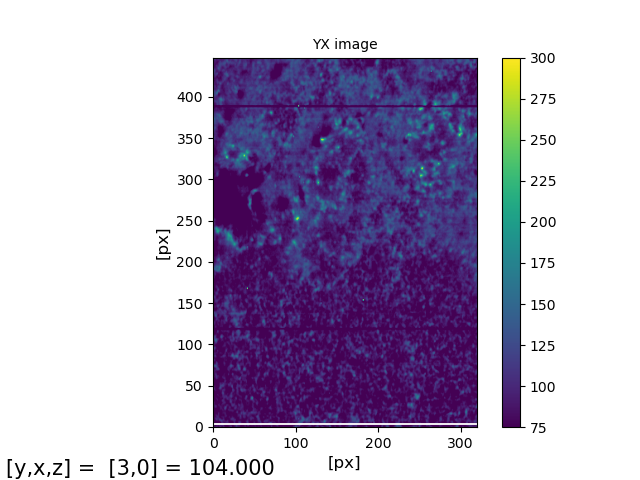
#> input picture auto_tvg_0003y_0000x.png, 640 x 480 px
$ python alignment.py --image ../auto_tvg_0003y_0000x.png --template ../unet0.png
#> lines starting #> are read from the running program, lines starting #| are printed output that depends on the picture
import matplotlib.pyplot as plt
import numpy as np
import imutils
import cv2

#aligning function
def align_images(image, template, maxFeatures=500, keepPercent=0.2,debug=False):
    # convert to greyscale
    imageGray = cv2.cvtColor(image, cv2.COLOR_BGR2GRAY)
    templateGray = cv2.cvtColor(template, cv2.COLOR_BGR2GRAY)

    blurredImage = blur(imageGray)
    blurredTemplate = blur(templateGray)
    print("blurred images")

    # detect keypoints using ORB
    #orb = cv2.ORB_create()
    #(kpsA, descsA) = orb.detectAndCompute(blurredImage, None)
    #(kpsB, descsB) = orb.detectAndCompute(blurredTemplate, None)

    #trying SIFT
    sift = cv2.SIFT_create()
    kpsA, descsA = sift.detectAndCompute(blurredImage,None)
    kpsB, descsB = sift.detectAndCompute(blurredTemplate,None)


    # match the features
    #method = cv2.DESCRIPTOR_MATCHER_BRUTEFORCE_HAMMING
    #matcher = cv2.DescriptorMatcher_create(method)
    #matches = matcher.match(descsA, descsB, None)

    #using other matching algos
    bf = cv2.BFMatcher()
    matches = bf.knnMatch(descsA,descsB,k=2)

    good = []
    for m,n in matches:
        if m.distance < 0.75*n.distance:
            good.append([m])
    good = sorted(good, key = lambda x: x[0].distance)[:3]

    # sort the matches by their distance (the smaller the distance,
    # the "more similar" the features are)
    #matches = sorted(matches, key=lambda x:x.distance)

    # keep only the top matches
    #keep = int(len(matches) * keepPercent)
    #matches = matches[:keep]

    # check to see if we should visualize the matched keypoints
    if debug:
        matchedVis = cv2.drawMatchesKnn(image, kpsA, template, kpsB,
            good, None, flags=cv2.DrawMatchesFlags_NOT_DRAW_SINGLE_POINTS)
        matchedVis = imutils.resize(matchedVis, width=1000)
        cv2.imshow("Matched Keypoints", matchedVis)
        cv2.waitKey(0)

    # allocate memory for the keypoints (x, y)-coordinates from the
    # top matches -- we'll use these coordinates to compute our
    # homography matrix
    ptsA = np.zeros((len(matches), 2), dtype="float")
    ptsB = np.zeros((len(matches), 2), dtype="float")

    # loop over the top matches
    for (i, m) in enumerate(good):
        # indicate that the two keypoints in the respective images
        # map to each other
        ptsA[i] = kpsA[m[0].queryIdx].pt
        ptsB[i] = kpsB[m[0].trainIdx].pt

    # compute the homography matrix between the two sets of matched
    # points
    #(H, mask) = cv2.findHomography(ptsA, ptsB, method=cv2.RANSAC)

    #converting to float32 for affine transformation
    ptsA = ptsA.astype(np.float32)
    ptsB = ptsB.astype(np.float32)
    tra = cv2.getAffineTransform(ptsA[:3], ptsB[:3])
    inversetra = cv2.invertAffineTransform(tra)


    print(tra)

    (h, w) = template.shape[:2]
    #aligned = cv2.warpPerspective(image, H, (w, h))
    aligned = cv2.warpAffine(image, tra, (w, h))

    cv2.imwrite('/Users/jkim/Desktop/mg2hk/output/aligned.png', aligned)

    # return the aligned image
    return aligned


#gaussian blur function
def blur(image):
    dst = cv2.blur(image, (20, 20))
    return dst


#visualizing
import numpy as np
import argparse
import imutils
import cv2
# construct the argument parser and parse the arguments
ap = argparse.ArgumentParser()
ap.add_argument("-i", "--image", required=True,
	help="path to input image that we'll align to template")
ap.add_argument("-t", "--template", required=True,
	help="path to input template image")
args = vars(ap.parse_args())
print("[INFO] loading images...")
image = cv2.imread(args["image"])
#> image is the input picture: shape (480, 640, 3); mean B, G, R 202.3, 178.8, 188.4
template = cv2.imread(args["template"])
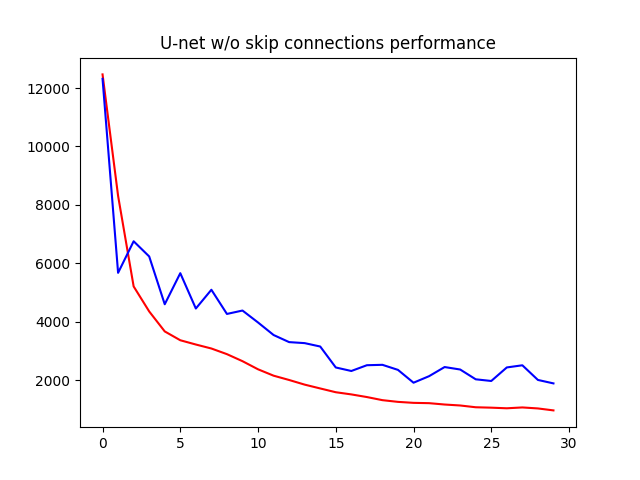
#> input picture unet0.png, 640 x 480 px
#> template is the input picture: shape (480, 640, 3); mean B, G, R 250.4, 249, 250.1
# align the images
print("[INFO] aligning images...")
aligned = align_images(image, template, maxFeatures = 50, keepPercent = 0.2, debug=False)
#> in align_images, `imageGray = cv2.cvtColor(image, cv2.COLOR_BGR2GRAY)`:
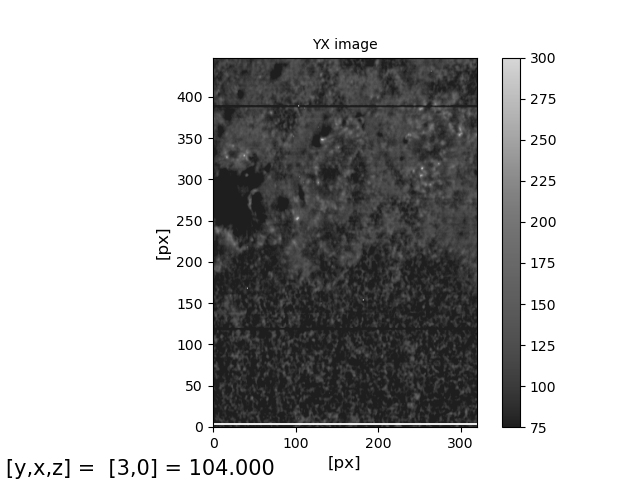
#> imageGray: shape (480, 640); min 0, max 255, mean 184.3
#> in blur, `dst = cv2.blur(image, (20, 20))`:
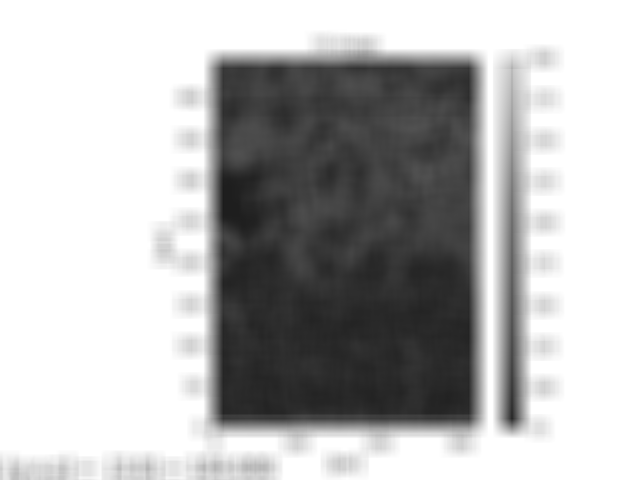
#> dst: shape (480, 640); min 28, max 255, mean 184.3
#> in blur (call 2), `dst = cv2.blur(image, (20, 20))`:
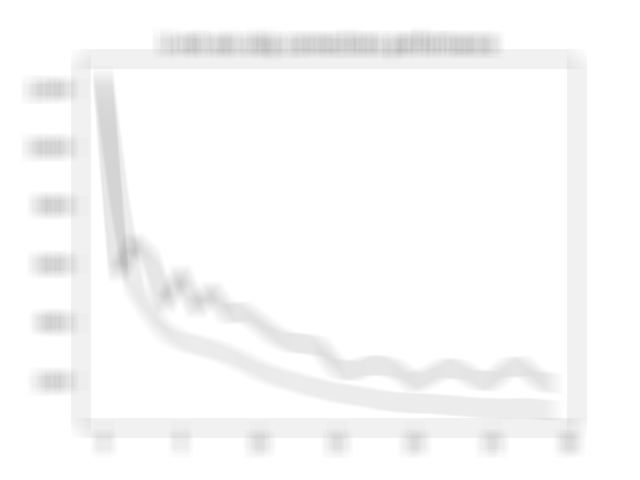
#> dst: shape (480, 640); min 185, max 255, mean 249.5
#> in align_images, `kpsA, descsA = sift.detectAndCompute(blurredImage,None)`: kpsA = 54 keypoints; strongest (x, y, size): (344, 242, 205.3), (512, 414, 17.5), (258, 379, 69.3), (247, 92, 54.4)
#> in align_images, `kpsB, descsB = sift.detectAndCompute(blurredTemplate,None)`: kpsB = 30 keypoints; strongest (x, y, size): (51, 322, 16.5), (50, 205, 17), (50, 264, 17.1), (46, 147, 18.2)
#> in align_images, `matches = bf.knnMatch(descsA,descsB,k=2)`: matches = 54 matches
#> the loop in align_images, `for m,n in matches:` made 54 passes
#> after the loop in align_images, `for m,n in matches:`: good = []
#> in align_images, `ptsA = np.zeros((len(matches), 2), dtype="float")`: ptsA = 54 pairs, first value 0 to 0, second value 0 to 0
#> in align_images, `tra = cv2.getAffineTransform(ptsA[:3], ptsB[:3])`: tra = [[0, 0, 0], [0, 0, 0]]
#| [[0. 0. 0.]
#|  [0. 0. 0.]]
#> in align_images, `aligned = cv2.warpAffine(image, tra, (w, h))`: aligned: shape (480, 640, 3); every value is 255

aligned = imutils.resize(aligned, width=700)
#> aligned: shape (525, 700, 3); every value is 255
template = imutils.resize(template, width=700)
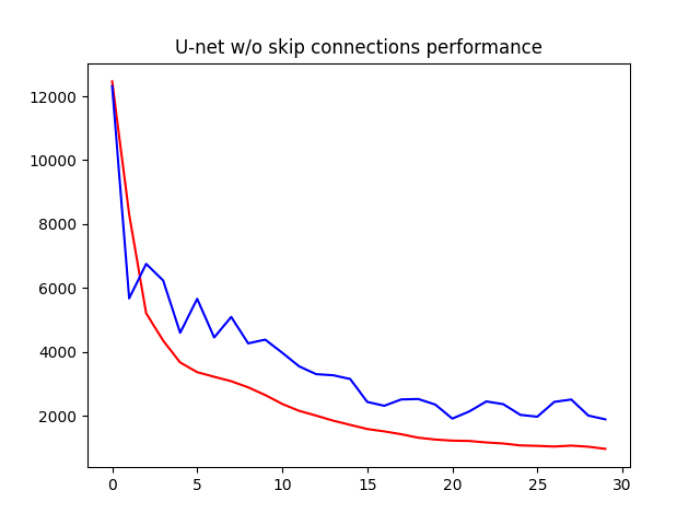
#> template: shape (525, 700, 3); mean B, G, R 250.4, 249, 250.1
# our first output visualization of the image alignment will be a
# side-by-side comparison of the output aligned image and the
# template
stacked = np.hstack([aligned, template])
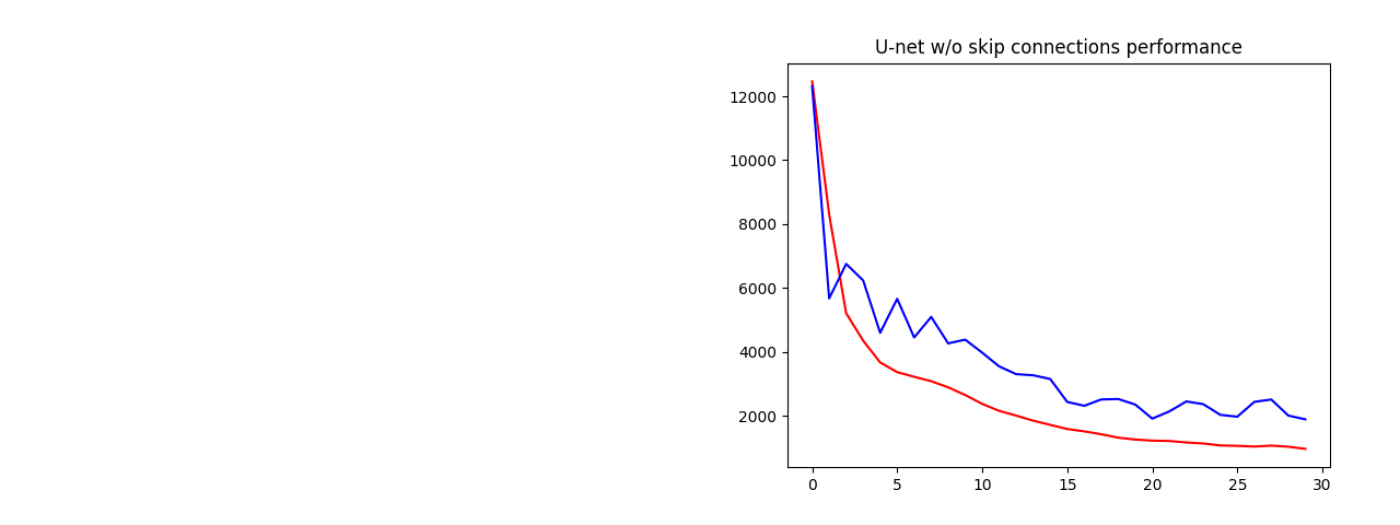
#> stacked: shape (525, 1400, 3); mean B, G, R 252.7, 252, 252.6


overlay = template.copy()
output = aligned.copy()
cv2.addWeighted(overlay, 0.5, output, 0.5, 0, output)
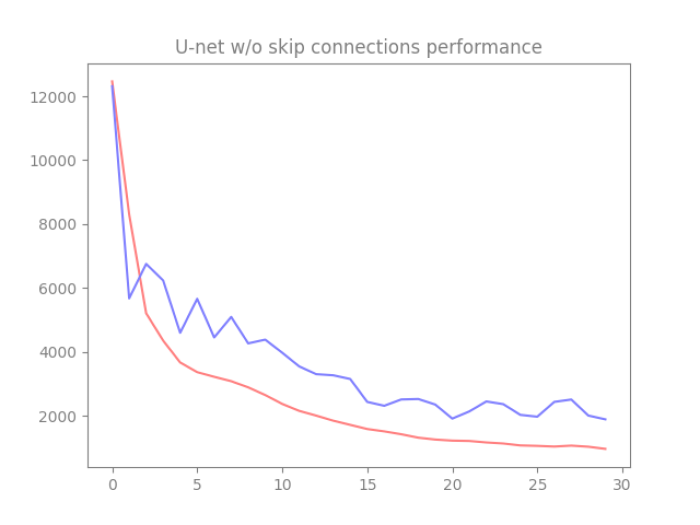
#> output: shape (525, 700, 3); mean B, G, R 252.7, 252, 252.6
# show the two output image alignment visualizations
cv2.imshow("Image Alignment Stacked", stacked)
cv2.imshow("Image Alignment Overlay", output)
cv2.waitKey(0)
